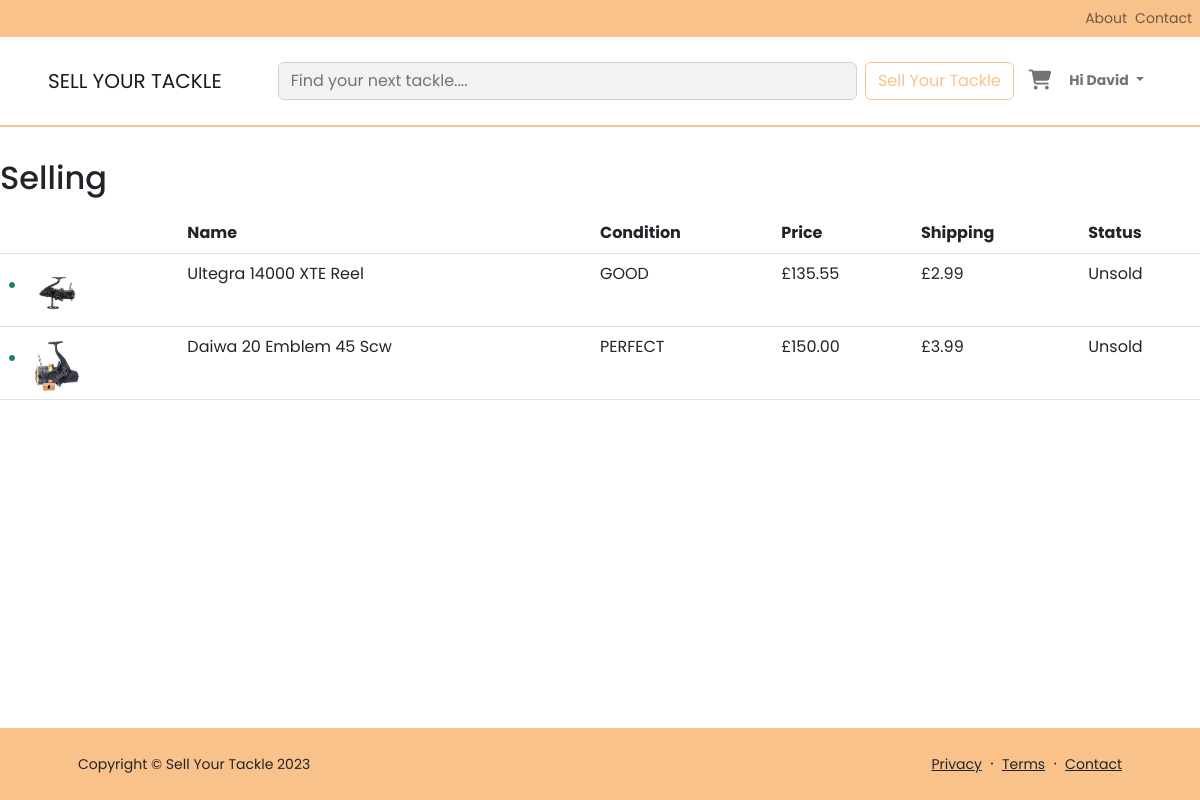
/auth/selling/ (signed in), run on an earlier commit of the app's database.
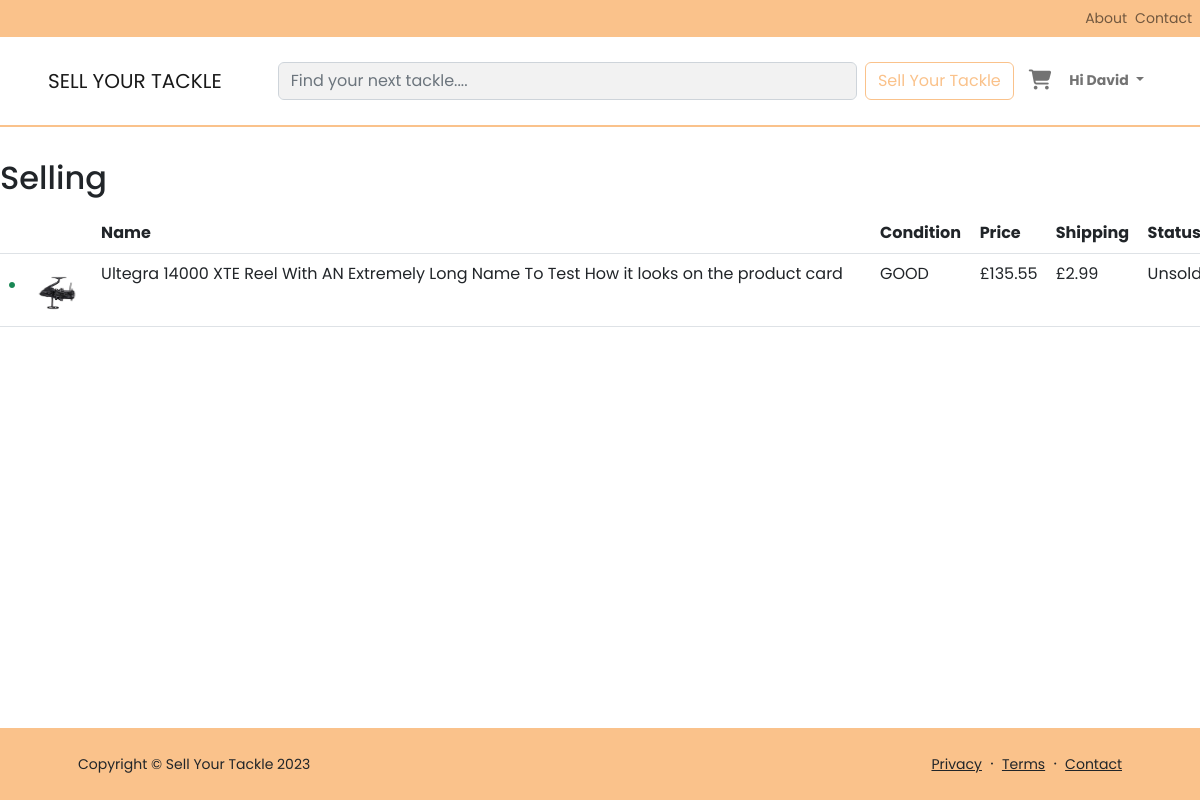
And on a later commit of the database.
### tackle/models.py (models this page shows, shortened)
class Product(models.Model):
    brand = models.ForeignKey(Brand, on_delete=models.CASCADE)
    category = models.ForeignKey(Category, on_delete=models.CASCADE)
    name = models.CharField(max_length=200)
    slug = models.SlugField(max_length=210, unique=True)
    variation1 = models.CharField(max_length=100, blank=True, null=True)
    variation2 = models.CharField(max_length=100, blank=True, null=True)
    condition = models.CharField(max_length=100, choices=Condition.choices)
    description = models.TextField(blank=True, null=True)
    user = models.ForeignKey(settings.AUTH_USER_MODEL, on_delete=models.CASCADE)
    created_at = models.DateTimeField(auto_now_add=True)
    price = models.DecimalField(max_digits=10, decimal_places=2, default=Decimal('0.00'))
    shipping = models.DecimalField(max_digits=10, decimal_places=2, default=Decimal('0.00'))
    financial_status = models.CharField(
        max_length=10,
        choices=FinancialStatus.choices,
        default=FinancialStatus.UNSOLD
    )
    visibility = models.CharField(
        max_length=5,
        choices=ProductVisibility.choices,
        default=ProductVisibility.DRAFT
    )

### auth_app/views.py (the view)
# urls.py: path('selling/', Selling.as_view(), name='selling'),
@method_decorator(login_required, name='dispatch')
class Selling(View):
    template_name = 'selling.html'
    def get(self, request, *args, **kwargs):
        user_products = Product.objects.filter(user=request.user)
        product_images = {}
        for product in user_products:
            first_image = ProductImage.objects.filter(product=product).first()
            if first_image:
                product_images[product.id] = first_image.image.url
        context = {
            'user_products': user_products,
            'product_images': product_images
        }
        return render(request, self.template_name, context)

### tackle/context_processors.py (called while the page is built)
def cart_processor(request):
    cart = Cart(request)
    return {'total_items_in_cart': len(cart)}

### tackle/templatetags/custom_filters.py (called while the page is built)
@register.filter(name='lookup')
def lookup(value, arg):
    return LookupFilter(value)(arg)

    def __call__(self, arg):
        return self.value.get(arg)

### tackle/views.py (called while the page is built)
    def __len__(self):
        return sum(item['quantity'] for item in self.cart.values())

### auth_app/templates/selling.html (shortened to what this page needs)
{% extends "base.html" %}
{% load custom_filters %}
{% block content %}
<h2 class="mb-3">Selling</h2>
<div class="row">
    <table class="table table-hover d-none d-md-table">
        <thead>
            <tr>
                <th></th>
                <th>Name</th>
                <th>Condition</th>
                <th>Price</th>
                <th>Shipping</th>
                <th>Status</th>
            </tr>
        </thead>
        <tbody>
            {% for product in user_products %}
            {% with image_url=product_images|lookup:product.id %}
            <tr onclick="window.location.href='{% url 'edit_product' product.id %}';">
                <td>
                    {% if product.visibility == 'live' %}
                    <i class="bi bi-dot text-success large-icon"></i>
                    {% else %}
                    <i class="bi bi-dot text-secondary large-icon"></i>
                    {% endif %}
                    {% if image_url %}
                    <img src="{{ image_url }}" alt="{{ product.name }}" class="product-image-table">
                    {% endif %}
                </td>
                <td>{{ product.name }}</td>
                <td>{{ product.condition }}</td>
                <td>£{{ product.price }}</td>
                <td>£{{ product.shipping }}</td>
                <td>{{ product.financial_status|capfirst }}</td>
            </tr>
            {% endwith %}
            {% endfor %}
        </tbody>
    </table>
</div>
{% endblock %}

What changed in the data, as far as the page shows it:
removed Product: visibility "live" (drawn), shows a picture, name "Daiwa 20 Emblem 45 Scw", condition "PERFECT", price "150.00", shipping "3.99", financial_status "Unsold"
changed Product "GOOD": name "Ultegra 14000 XTE Reel" → "Ultegra 14000 XTE Reel With AN Extremely Long Name To Test How it looks on the product card"
